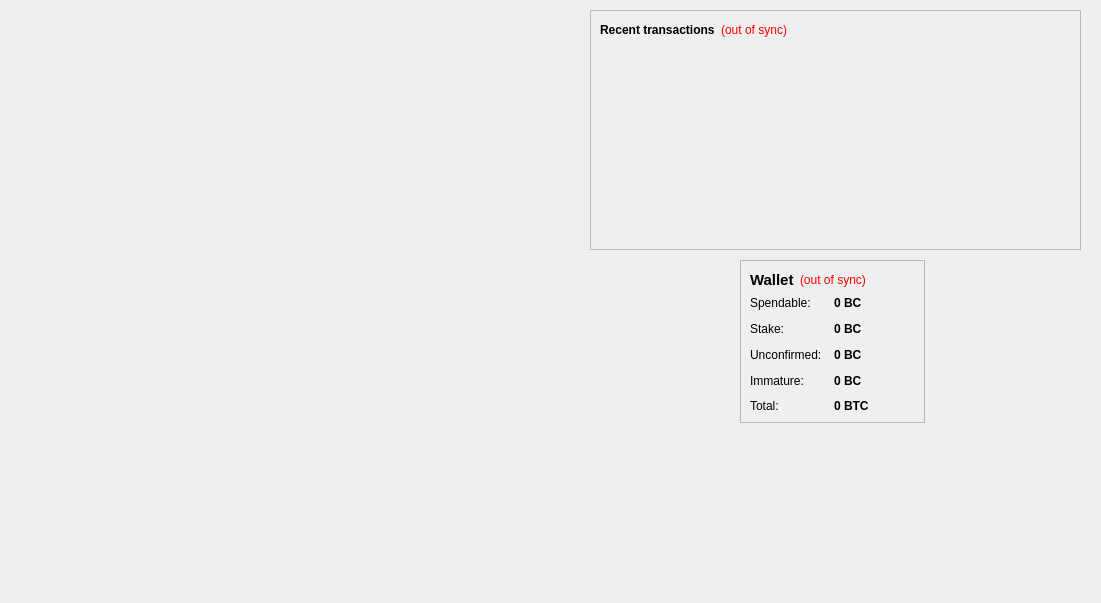
<?xml version="1.0" encoding="UTF-8"?>
<ui version="4.0">
 <class>OverviewPage</class>
 <widget class="QWidget" name="OverviewPage">
  <property name="geometry">
   <rect>
    <x>0</x>
    <y>0</y>
    <width>1101</width>
    <height>603</height>
   </rect>
  </property>
  <property name="windowTitle">
   <string>Form</string>
  </property>
  <widget class="QFrame" name="frame">
   <property name="geometry">
    <rect>
     <x>740</x>
     <y>260</y>
     <width>185</width>
     <height>163</height>
    </rect>
   </property>
   <property name="frameShape">
    <enum>QFrame::StyledPanel</enum>
   </property>
   <property name="frameShadow">
    <enum>QFrame::Raised</enum>
   </property>
   <layout class="QVBoxLayout" name="verticalLayout_4">
    <item>
     <layout class="QHBoxLayout" name="horizontalLayout_4">
      <item>
       <widget class="QLabel" name="label_5">
        <property name="font">
         <font>
          <pointsize>11</pointsize>
          <weight>75</weight>
          <bold>true</bold>
         </font>
        </property>
        <property name="text">
         <string>Wallet</string>
        </property>
       </widget>
      </item>
      <item>
       <widget class="QLabel" name="labelWalletStatus">
        <property name="toolTip">
         <string>The displayed information may be out of date. Your wallet automatically synchronizes with the VGINA network after a connection is established, but this process has not completed yet.</string>
        </property>
        <property name="styleSheet">
         <string notr="true">QLabel { color: red; }</string>
        </property>
        <property name="text">
         <string notr="true">(out of sync)</string>
        </property>
        <property name="alignment">
         <set>Qt::AlignLeading|Qt::AlignLeft|Qt::AlignVCenter</set>
        </property>
       </widget>
      </item>
      <item>
       <spacer name="horizontalSpacer_2">
        <property name="orientation">
         <enum>Qt::Horizontal</enum>
        </property>
        <property name="sizeHint" stdset="0">
         <size>
          <width>40</width>
          <height>20</height>
         </size>
        </property>
       </spacer>
      </item>
     </layout>
    </item>
    <item>
     <layout class="QFormLayout" name="formLayout_2">
      <property name="fieldGrowthPolicy">
       <enum>QFormLayout::AllNonFixedFieldsGrow</enum>
      </property>
      <property name="horizontalSpacing">
       <number>12</number>
      </property>
      <property name="verticalSpacing">
       <number>12</number>
      </property>
      <item row="0" column="0">
       <widget class="QLabel" name="label">
        <property name="text">
         <string>Spendable:</string>
        </property>
       </widget>
      </item>
      <item row="0" column="1">
       <widget class="QLabel" name="labelBalance">
        <property name="font">
         <font>
          <weight>75</weight>
          <bold>true</bold>
         </font>
        </property>
        <property name="cursor">
         <cursorShape>IBeamCursor</cursorShape>
        </property>
        <property name="toolTip">
         <string>Your current spendable balance</string>
        </property>
        <property name="text">
         <string notr="true">0 BC</string>
        </property>
        <property name="textInteractionFlags">
         <set>Qt::LinksAccessibleByMouse|Qt::TextSelectableByKeyboard|Qt::TextSelectableByMouse</set>
        </property>
       </widget>
      </item>
      <item row="1" column="0">
       <widget class="QLabel" name="label_6">
        <property name="text">
         <string>Stake:</string>
        </property>
       </widget>
      </item>
      <item row="1" column="1">
       <widget class="QLabel" name="labelStake">
        <property name="font">
         <font>
          <weight>75</weight>
          <bold>true</bold>
         </font>
        </property>
        <property name="cursor">
         <cursorShape>IBeamCursor</cursorShape>
        </property>
        <property name="toolTip">
         <string>Total of coins that was staked, and do not yet count toward the current balance</string>
        </property>
        <property name="text">
         <string notr="true">0 BC</string>
        </property>
        <property name="textInteractionFlags">
         <set>Qt::LinksAccessibleByMouse|Qt::TextSelectableByKeyboard|Qt::TextSelectableByMouse</set>
        </property>
       </widget>
      </item>
      <item row="2" column="0">
       <widget class="QLabel" name="label_3">
        <property name="text">
         <string>Unconfirmed:</string>
        </property>
       </widget>
      </item>
      <item row="2" column="1">
       <widget class="QLabel" name="labelUnconfirmed">
        <property name="font">
         <font>
          <weight>75</weight>
          <bold>true</bold>
         </font>
        </property>
        <property name="cursor">
         <cursorShape>IBeamCursor</cursorShape>
        </property>
        <property name="toolTip">
         <string>Total of transactions that have yet to be confirmed, and do not yet count toward the current balance</string>
        </property>
        <property name="text">
         <string notr="true">0 BC</string>
        </property>
        <property name="textInteractionFlags">
         <set>Qt::LinksAccessibleByMouse|Qt::TextSelectableByKeyboard|Qt::TextSelectableByMouse</set>
        </property>
       </widget>
      </item>
      <item row="3" column="0">
       <widget class="QLabel" name="labelImmatureText">
        <property name="text">
         <string>Immature:</string>
        </property>
       </widget>
      </item>
      <item row="3" column="1">
       <widget class="QLabel" name="labelImmature">
        <property name="font">
         <font>
          <weight>75</weight>
          <bold>true</bold>
         </font>
        </property>
        <property name="toolTip">
         <string>Mined balance that has not yet matured</string>
        </property>
        <property name="text">
         <string notr="true">0 BC</string>
        </property>
        <property name="textInteractionFlags">
         <set>Qt::LinksAccessibleByMouse|Qt::TextSelectableByKeyboard|Qt::TextSelectableByMouse</set>
        </property>
       </widget>
      </item>
      <item row="4" column="0">
       <widget class="QLabel" name="labelTotalText">
        <property name="text">
         <string>Total:</string>
        </property>
       </widget>
      </item>
      <item row="4" column="1">
       <widget class="QLabel" name="labelTotal">
        <property name="font">
         <font>
          <weight>75</weight>
          <bold>true</bold>
         </font>
        </property>
        <property name="cursor">
         <cursorShape>IBeamCursor</cursorShape>
        </property>
        <property name="toolTip">
         <string>Your current total balance</string>
        </property>
        <property name="text">
         <string notr="true">0 BTC</string>
        </property>
        <property name="textInteractionFlags">
         <set>Qt::LinksAccessibleByMouse|Qt::TextSelectableByKeyboard|Qt::TextSelectableByMouse</set>
        </property>
       </widget>
      </item>
     </layout>
    </item>
   </layout>
  </widget>
  <widget class="QFrame" name="frame_2">
   <property name="geometry">
    <rect>
     <x>590</x>
     <y>10</y>
     <width>491</width>
     <height>240</height>
    </rect>
   </property>
   <property name="frameShape">
    <enum>QFrame::StyledPanel</enum>
   </property>
   <property name="frameShadow">
    <enum>QFrame::Raised</enum>
   </property>
   <layout class="QVBoxLayout" name="verticalLayout">
    <item>
     <layout class="QHBoxLayout" name="horizontalLayout_2">
      <item>
       <widget class="QLabel" name="label_4">
        <property name="text">
         <string>&lt;b&gt;Recent transactions&lt;/b&gt;</string>
        </property>
       </widget>
      </item>
      <item>
       <widget class="QLabel" name="labelTransactionsStatus">
        <property name="toolTip">
         <string>The displayed information may be out of date. Your wallet automatically synchronizes with the VGINA network after a connection is established, but this process has not completed yet.</string>
        </property>
        <property name="styleSheet">
         <string notr="true">QLabel { color: red; }</string>
        </property>
        <property name="text">
         <string notr="true">(out of sync)</string>
        </property>
        <property name="alignment">
         <set>Qt::AlignRight|Qt::AlignTrailing|Qt::AlignVCenter</set>
        </property>
       </widget>
      </item>
      <item>
       <spacer name="horizontalSpacer">
        <property name="orientation">
         <enum>Qt::Horizontal</enum>
        </property>
        <property name="sizeHint" stdset="0">
         <size>
          <width>40</width>
          <height>20</height>
         </size>
        </property>
       </spacer>
      </item>
     </layout>
    </item>
    <item>
     <widget class="QListView" name="listTransactions">
      <property name="styleSheet">
       <string notr="true">QListView { background: transparent; }</string>
      </property>
      <property name="frameShape">
       <enum>QFrame::NoFrame</enum>
      </property>
      <property name="verticalScrollBarPolicy">
       <enum>Qt::ScrollBarAlwaysOff</enum>
      </property>
      <property name="horizontalScrollBarPolicy">
       <enum>Qt::ScrollBarAlwaysOff</enum>
      </property>
      <property name="selectionMode">
       <enum>QAbstractItemView::NoSelection</enum>
      </property>
     </widget>
    </item>
   </layout>
  </widget>
 </widget>
 <resources/>
 <connections/>
</ui>
